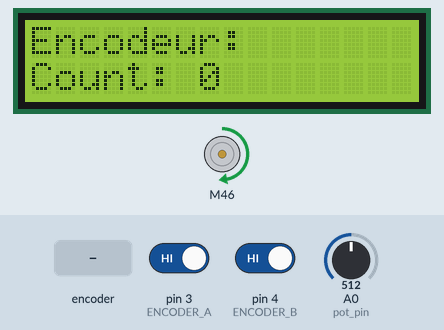
Simulated run of this sketch. Board: Arduino Uno, built with avr-gcc and run on an emulated ATmega328P. Shown: 16×2 character LCD, DC motor (green arrow = forward, orange = backward, longer = faster). The test bench sets the inputs (shaded band); at power-on: A0 (pot_pin) = 512, pin 3 (ENCODER_A) HIGH, pin 4 (ENCODER_B) HIGH.

Above: at 1.2 s.
1.3 s: A0 (pot_pin) set to 716
At 1.8 s:
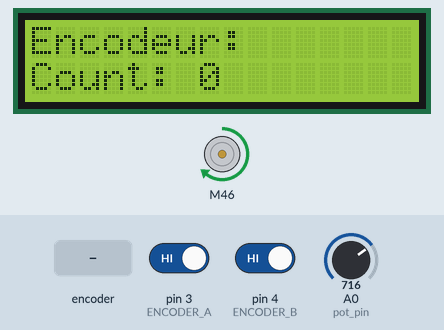
2.8 s: rotary encoder on pin 3 (ENCODER_A) / pin 4 (ENCODER_B) turned 3 steps (first pin leading)
At 4.4 s:
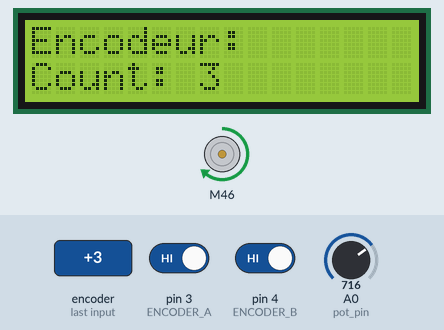
4.9 s: A0 (pot_pin) set to 900
At 6.1 s:
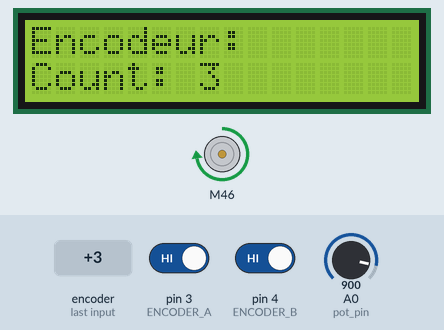
6.4 s: A0 (pot_pin) set to 1023
At 7.6 s:
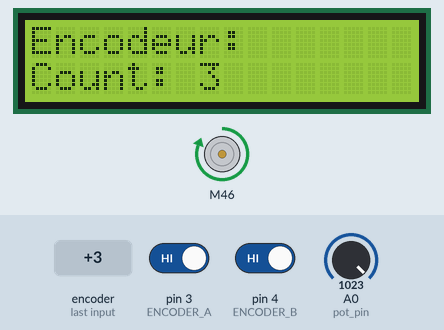
7.9 s: A0 (pot_pin) set to 306
At 8.3 s:
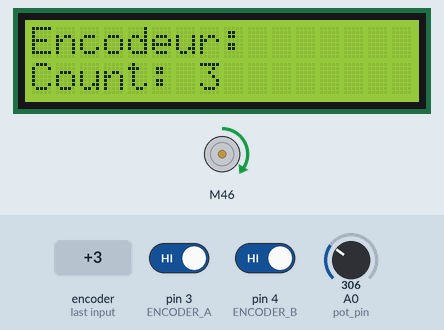
9.4 s: rotary encoder on pin 3 (ENCODER_A) / pin 4 (ENCODER_B) turned 1 step (first pin leading)
At 10.5 s:
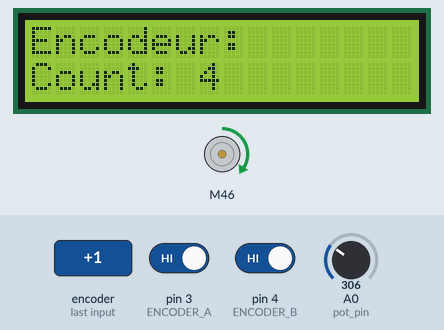
Timing chart, 0 to 12.1 s (numbered marks = the images above; inputs shaded):
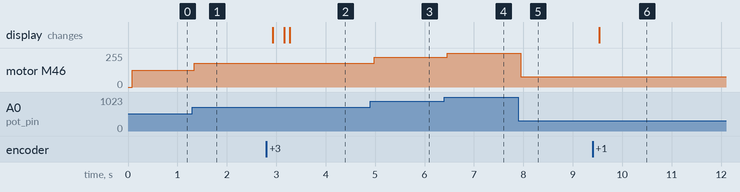

Measured:
- after the input at 1.3 s, motor M46: forward 127/255 → forward 178/255 at once
- after the input at 2.8 s, the display: first changes after 0.13 s (image 2 shows a later state)
- after the input at 4.9 s, motor M46: forward 178/255 → forward 224/255 after 0.08 s
- after the input at 6.4 s, motor M46: forward 224/255 → forward 255/255 after 0.06 s
- after the input at 7.9 s, motor M46: forward 255/255 → forward 76/255 after 0.05 s
- after the input at 9.4 s, the display: changes after 0.14 s (image 6)

The sketch:

MoteurEncodeurLCD.ino
```cpp
#include <SparkFun_TB6612.h>
#include <Wire.h>
#include <hd44780.h>
#include <hd44780ioclass/hd44780_I2Cexp.h>

#define AIN1 46
#define AIN2 44
#define PWMA 2
#define STBY 48

#define ENCODER_A 3
#define ENCODER_B 4

int pot_pin = A0;
int pot_value;
int drive_value;

volatile long encoderCount = 0;

Motor moteur = Motor(AIN1, AIN2, PWMA, 1, STBY);
hd44780_I2Cexp lcd;

void encoderISR() {
  if (digitalRead(ENCODER_B) == LOW) {
    encoderCount++;
  } else {
    encoderCount--;
  }
}

void setup() {
  pinMode(pot_pin, INPUT);
  pinMode(ENCODER_A, INPUT_PULLUP);
  pinMode(ENCODER_B, INPUT_PULLUP);

  attachInterrupt(digitalPinToInterrupt(ENCODER_A), encoderISR, RISING);

  Serial.begin(9600);

  lcd.begin(16, 2);
  lcd.setCursor(0, 0);
  lcd.print("Encodeur:");
}

void loop() {
  pot_value = analogRead(pot_pin);
  drive_value = map(pot_value, 0, 1023, 0, 255);
  moteur.drive(drive_value);

  lcd.setCursor(0, 1);
  lcd.print("Count: ");
  lcd.print(encoderCount);
  lcd.print("      ");  // efface les anciens chiffres restants

  delay(100);  // limite la fréquence d'update du LCD
}
```
